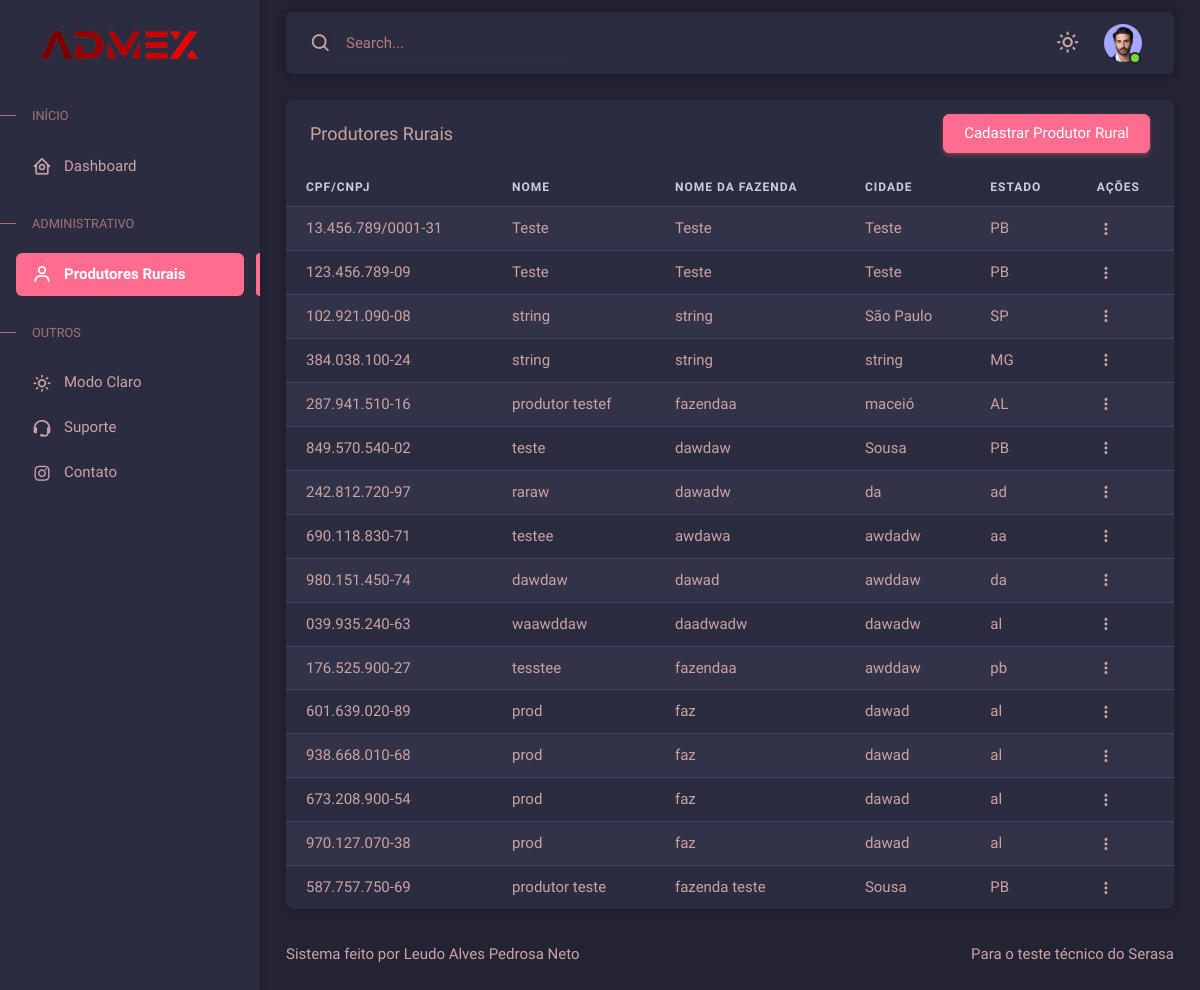
Page /produtores_rurais/ on the earlier database version.
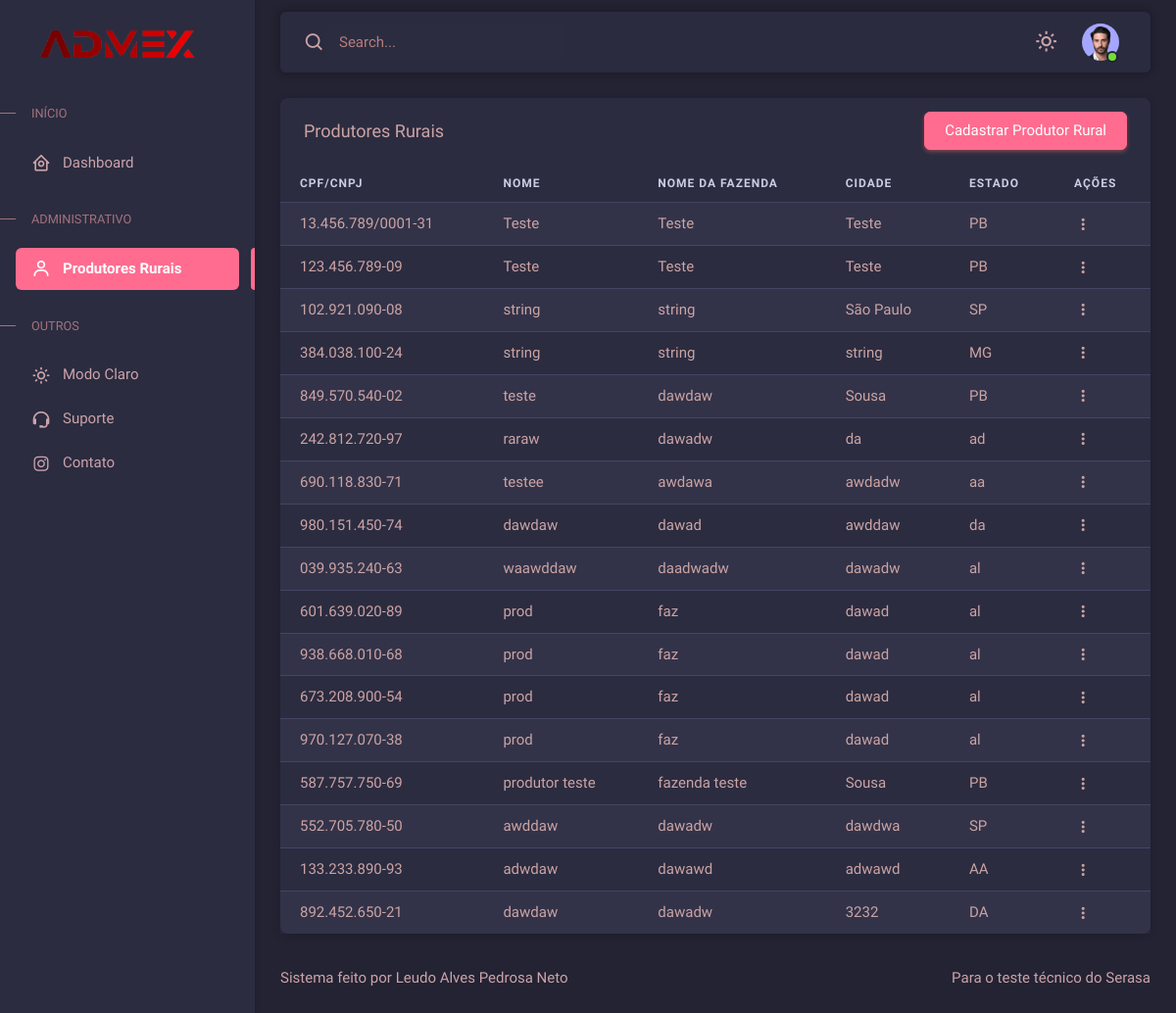
Same page on the later database version.
### api/produtor_rural/models.py (models this page shows, shortened)
class ProdutorRural(models.Model):
    cpf_cnpj = models.CharField(max_length=18, unique=True, help_text='CPF ou CNPJ do produtor', blank=True)
    usa_cpf = models.BooleanField(default=True, help_text='Se o produtor usa CPF (True) ou CNPJ (False)')
    nome = models.CharField(max_length=100, help_text='Nome do produtor')
    nome_fazenda = models.CharField(max_length=100, help_text='Nome da fazenda')
    cidade = models.CharField(max_length=100, help_text='Cidade onde a fazenda está localizada')
    estado = models.CharField(max_length=2, help_text='Estado onde a fazenda está localizada')
    area_total_hectares = models.DecimalField(max_digits=10, decimal_places=2, help_text='Área total da fazenda em hectares')
    area_agricultavel_hectares = models.DecimalField(max_digits=10, decimal_places=2, help_text='Área agricultável em hectares')
    area_vegetacao_hectares = models.DecimalField(max_digits=10, decimal_places=2, help_text='Área de vegetação em hectares')

### frontend/views.py (the view)
# urls.py: path('produtores_rurais/', ProdutoresRuraisView.as_view(), name='produtores_rurais'),
class ProdutoresRuraisView(TemplateView):
    template_name = 'produtores_rurais/produtores_rurais.html'
    def get_context_data(self, **kwargs):
        context = super().get_context_data(**kwargs)
        context['title'] = 'Produtores Rurais'
        context['link_atual'] = 'produtores_rurais'
        context['produtores_rurais'] = ProdutorRural.objects.all()
        return context

### frontend/templates/produtores_rurais/produtores_rurais.html (shortened to what this page needs)
{% extends 'navbar/navbar.html' %}
{% load static %}
{% block content %}
<div class="card">
  <div class="d-flex justify-content-between align-items-center w-100">
    <h5 class="card-header">Produtores Rurais</h5>
    <button class="btn btn-primary me-4" data-bs-toggle="modal" data-bs-target="#modalCriarProdutorRural">Cadastrar Produtor Rural</button>
  </div>
  <div class="text-nowrap">
    <table class="table table-striped">
      <thead>
        <tr>
          <th>CPF/CNPJ</th>
          <th>Nome</th>
          <th>Nome da Fazenda</th>
          <th>Cidade</th>
          <th>Estado</th>
          <th>Ações</th>
        </tr>
      </thead>
      <tbody class="table-border-bottom-0">
        {% for produtor in produtores_rurais %}
          <tr>
            <td>{{ produtor.cpf_cnpj }}</td>
            <td>{{ produtor.nome }}</td>
            <td>{{ produtor.nome_fazenda }}</td>
            <td>{{ produtor.cidade }}</td>
            <td>{{ produtor.estado }}</td>
            <td>
              <div class="dropdown">
                <button type="button" class="btn p-0 dropdown-toggle hide-arrow" data-bs-toggle="dropdown">
                  <i class="bx bx-dots-vertical-rounded"></i>
                </button>
              </div>
            </td>
          </tr>
        {% endfor %}
      </tbody>
    </table>
  </div>
</div>
{% endblock content %}

### frontend/templates/navbar/navbar.html (shortened to what this page needs)
<!DOCTYPE html>
{% load static %}
<html
  lang="en"
  class="light-style layout-menu-fixed"
  dir="ltr"
  data-assets-path="../assets/"
  data-template="vertical-menu-template-free"
>
  <head>
    <link rel="stylesheet" href="{% static 'vendor/fonts/boxicons.css' %}" />
    <link rel="stylesheet" href="{% static "vendor/libs/select2/select2.min.css" %}">
    <link rel="stylesheet" href="{% static 'vendor/css/core.css' %}" class="template-customizer-core-css" disabled/>
    <link rel="stylesheet" href="{% static 'vendor/css/theme-default.css' %}" class="template-customizer-theme-css" disabled/>
    <link rel="stylesheet" href="{% static 'vendor/css/core-dark.css' %}" class="template-customizer-core-dark-css" />
    <link rel="stylesheet" href="{% static 'vendor/css/theme-dark.css' %}" class="template-customizer-theme-dark-css" />
    <link rel="stylesheet" href="{% static 'css/demo.css' %}" />
    <link rel="stylesheet" href="{% static 'vendor/libs/perfect-scrollbar/perfect-scrollbar.css' %}" />
    <link rel="stylesheet" href="{% static 'vendor/libs/apex-charts/apex-charts.css' %}" />
    <link rel="stylesheet" href="{% static 'vendor/css/sweetalert2.min.css.css' %}" />
  </head>
  <body>
    <div class="layout-wrapper layout-content-navbar">
      <div class="layout-container">
        <aside id="layout-menu" class="layout-menu menu-vertical menu bg-menu-theme">
          <div class="app-brand demo">
            <a href="/" class="app-brand-link">
                <img height="40" src="{% static 'img/logo/ADMEXlogo.png' %}" alt="ADMEX">
            </a>
          </div>
          {% include "navbar/links.html" %}
        </aside>
        <div class="layout-page">
          <nav
            class="layout-navbar container-xxl navbar navbar-expand-xl navbar-detached align-items-center bg-navbar-theme"
            id="layout-navbar"
          >
            <div class="navbar-nav-right d-flex align-items-center" id="navbar-collapse">
              <div class="navbar-nav align-items-center">
                <div class="nav-item d-flex align-items-center">
                  <i class="bx bx-search fs-4 lh-0"></i>
                  <input
                    type="text"
                    class="form-control border-0 shadow-none"
                    placeholder="Search..."
                    aria-label="Search..."
                  />
                </div>
              </div>
              <ul class="nav-item m-0 me-2 me-xl-0 ms-auto" id="themeSwitcher">
                <a class="nav-link p-3 style-switcher-toggle hide-arrow" style="cursor: pointer;" onclick="toggleDarkMode()">
                  <i class="bx bx-sm bx-sun"></i>
                </a>
              </ul>
              <ul class="navbar-nav flex-row align-items-center">
                <li class="nav-item navbar-dropdown dropdown-user dropdown">
                  <a class="nav-link dropdown-toggle hide-arrow" href="javascript:void(0);" data-bs-toggle="dropdown">
                    <div class="avatar avatar-online">
                        <img src="{% static "img/avatars/1.png" %}" alt class="rounded-circle" />
                    </div>
                  </a>
                </li>
              </ul>
            </div>
          </nav>
          <div class="content-wrapper">
            <div class="container-xxl flex-grow-1 container-p-y">
              {% block content %}
              {% endblock content %}
            </div>
            <footer class="content-footer footer bg-footer-theme">
              <div class="container-xxl d-flex flex-wrap justify-content-between py-2 flex-md-row flex-column">
                <p>Sistema feito por Leudo Alves Pedrosa Neto</p>
                <p>Para o teste técnico do Serasa</p>
              </div>
            </footer>
          </div>
        </div>
      </div>
    </div>
  </body>
</html>

### frontend/templates/navbar/links.html
<ul class="menu-inner py-1">
  <li class="menu-header small text-uppercase">
    <span class="menu-header-text">Início</span>
  </li>
  <li class="menu-item {% if link_atual == 'index' %} active {% endif %}">
    <a href="/" class="menu-link">
      <i class="menu-icon tf-icons bx bx-home-circle"></i>
      <div data-i18n="Analytics">Dashboard</div>
    </a>
  </li>
  <li class="menu-header small text-uppercase">
    <span class="menu-header-text">Administrativo</span>
  </li>
  <li class="menu-item {% if link_atual == 'produtores_rurais' %} active {% endif %}">
    <a href="/produtores_rurais/" class="menu-link">
      <i class="menu-icon tf-icons bx bx-user"></i>
      <div data-i18n="Produtores Rurais">Produtores Rurais</div>
    </a>
  </li>
  <li class="menu-header small text-uppercase">
    <span class="menu-header-text">Outros</span>
  </li>
  <li class="menu-item" id="themeSwitcherMenu">
    <a onclick="toggleDarkMode()" style="cursor: pointer;" class="menu-link">
      <i class="menu-icon tf-icons bx bx-sun"></i>
      <div data-i18n="Suporte">Modo Claro</div>
    </a>
  </li>
  <li class="menu-item">
    <a href="icons-boxicons.html" class="menu-link">
      <i class="menu-icon tf-icons bx bx-support"></i>
      <div data-i18n="Suporte">Suporte</div>
    </a>
  </li>
  <li class="menu-item">
    <a href="icons-boxicons.html" class="menu-link">
      <i class="menu-icon tf-icons bx bxl-instagram"></i>
      <div data-i18n="Contato">Contato</div>
    </a>
  </li>
</ul>

### frontend/templates/produtores_rurais/modal_editar_produtor_rural.html (shortened to what this page needs)
{% extends "produtores_rurais/modal_criar_produtor_rural.html" %}

### frontend/assets/css/demo.css (style rules this page uses)
.menu .app-brand.demo { height: 64px; margin-top: 12px; }

Differences in the rows shown:
removed ProdutorRural: cpf_cnpj "287.941.510-16", nome "produtor testef", nome_fazenda "fazendaa", cidade "maceió", estado "AL"
removed ProdutorRural: cpf_cnpj "176.525.900-27", nome "tesstee", nome_fazenda "fazendaa", cidade "awddaw", estado "pb"
added ProdutorRural: cpf_cnpj "552.705.780-50", nome "awddaw", nome_fazenda "dawadw", cidade "dawdwa", estado "SP"
added ProdutorRural: cpf_cnpj "133.233.890-93", nome "adwdaw", nome_fazenda "dawawd", cidade "adwawd", estado "AA"
added ProdutorRural: cpf_cnpj "892.452.650-21", nome "dawdaw", nome_fazenda "dawadw", cidade "3232", estado "DA"
